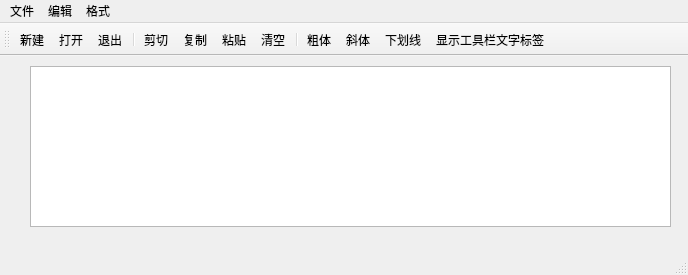
<?xml version="1.0" encoding="UTF-8"?>
<ui version="4.0">
 <class>QWMainWind</class>
 <widget class="QMainWindow" name="QWMainWind">
  <property name="geometry">
   <rect>
    <x>0</x>
    <y>0</y>
    <width>688</width>
    <height>275</height>
   </rect>
  </property>
  <property name="windowTitle">
   <string>QWMainWind</string>
  </property>
  <widget class="QWidget" name="centralWidget">
   <widget class="QTextEdit" name="txtEdit">
    <property name="geometry">
     <rect>
      <x>30</x>
      <y>10</y>
      <width>641</width>
      <height>161</height>
     </rect>
    </property>
   </widget>
  </widget>
  <widget class="QMenuBar" name="menuBar">
   <property name="geometry">
    <rect>
     <x>0</x>
     <y>0</y>
     <width>688</width>
     <height>28</height>
    </rect>
   </property>
   <widget class="QMenu" name="menu">
    <property name="title">
     <string>文件</string>
    </property>
    <addaction name="actNew"/>
    <addaction name="actOpen"/>
    <addaction name="actClose"/>
   </widget>
   <widget class="QMenu" name="menu_2">
    <property name="title">
     <string>编辑</string>
    </property>
    <addaction name="actCut"/>
    <addaction name="actCopy"/>
    <addaction name="actPaste"/>
    <addaction name="actClear"/>
   </widget>
   <widget class="QMenu" name="menu_3">
    <property name="title">
     <string>格式</string>
    </property>
    <addaction name="actFontBold"/>
    <addaction name="actFontItalic"/>
    <addaction name="actFontUnder"/>
    <addaction name="actToolbarLab"/>
   </widget>
   <addaction name="menu"/>
   <addaction name="menu_2"/>
   <addaction name="menu_3"/>
  </widget>
  <widget class="QToolBar" name="mainToolBar">
   <attribute name="toolBarArea">
    <enum>TopToolBarArea</enum>
   </attribute>
   <attribute name="toolBarBreak">
    <bool>false</bool>
   </attribute>
   <addaction name="actNew"/>
   <addaction name="actOpen"/>
   <addaction name="actClose"/>
   <addaction name="separator"/>
   <addaction name="actCut"/>
   <addaction name="actCopy"/>
   <addaction name="actPaste"/>
   <addaction name="actClear"/>
   <addaction name="separator"/>
   <addaction name="actFontBold"/>
   <addaction name="actFontItalic"/>
   <addaction name="actFontUnder"/>
   <addaction name="actToolbarLab"/>
  </widget>
  <widget class="QStatusBar" name="statusBar"/>
  <action name="actCut">
   <property name="icon">
    <iconset>
     <normaloff>images/cut.bmp</normaloff>images/cut.bmp</iconset>
   </property>
   <property name="text">
    <string>剪切</string>
   </property>
   <property name="toolTip">
    <string>剪切</string>
   </property>
   <property name="shortcut">
    <string>Ctrl+X</string>
   </property>
   <property name="shortcutVisibleInContextMenu">
    <bool>true</bool>
   </property>
  </action>
  <action name="actCopy">
   <property name="icon">
    <iconset>
     <normaloff>images/120.bmp</normaloff>images/120.bmp</iconset>
   </property>
   <property name="text">
    <string>复制</string>
   </property>
   <property name="toolTip">
    <string>复制</string>
   </property>
   <property name="shortcut">
    <string>Ctrl+C</string>
   </property>
  </action>
  <action name="actPaste">
   <property name="icon">
    <iconset>
     <normaloff>images/paste.bmp</normaloff>images/paste.bmp</iconset>
   </property>
   <property name="text">
    <string>粘贴</string>
   </property>
   <property name="toolTip">
    <string>粘贴</string>
   </property>
   <property name="shortcut">
    <string>Ctrl+V</string>
   </property>
  </action>
  <action name="actFontBold">
   <property name="checkable">
    <bool>true</bool>
   </property>
   <property name="checked">
    <bool>false</bool>
   </property>
   <property name="icon">
    <iconset>
     <normaloff>images/BLD.BMP</normaloff>images/BLD.BMP</iconset>
   </property>
   <property name="text">
    <string>粗体</string>
   </property>
   <property name="toolTip">
    <string>粗体</string>
   </property>
  </action>
  <action name="actFontItalic">
   <property name="checkable">
    <bool>true</bool>
   </property>
   <property name="icon">
    <iconset>
     <normaloff>images/ITL.BMP</normaloff>images/ITL.BMP</iconset>
   </property>
   <property name="text">
    <string>斜体</string>
   </property>
   <property name="toolTip">
    <string>斜体</string>
   </property>
  </action>
  <action name="actFontUnder">
   <property name="checkable">
    <bool>true</bool>
   </property>
   <property name="icon">
    <iconset>
     <normaloff>images/WORDUNDR.BMP</normaloff>images/WORDUNDR.BMP</iconset>
   </property>
   <property name="text">
    <string>下划线</string>
   </property>
   <property name="toolTip">
    <string>下划线</string>
   </property>
  </action>
  <action name="actClose">
   <property name="icon">
    <iconset>
     <normaloff>images/exit.bmp</normaloff>images/exit.bmp</iconset>
   </property>
   <property name="text">
    <string>退出</string>
   </property>
   <property name="toolTip">
    <string>退出</string>
   </property>
  </action>
  <action name="actOpen">
   <property name="icon">
    <iconset>
     <normaloff>images/open3.bmp</normaloff>images/open3.bmp</iconset>
   </property>
   <property name="text">
    <string>打开</string>
   </property>
   <property name="toolTip">
    <string>打开</string>
   </property>
   <property name="shortcut">
    <string>Ctrl+O</string>
   </property>
  </action>
  <action name="actClear">
   <property name="icon">
    <iconset>
     <normaloff>images/103.bmp</normaloff>images/103.bmp</iconset>
   </property>
   <property name="text">
    <string>清空</string>
   </property>
   <property name="toolTip">
    <string>清空</string>
   </property>
  </action>
  <action name="actFont">
   <property name="icon">
    <iconset>
     <normaloff>images/20.ico</normaloff>images/20.ico</iconset>
   </property>
   <property name="text">
    <string>字体设置</string>
   </property>
   <property name="toolTip">
    <string>字体设置</string>
   </property>
  </action>
  <action name="actNew">
   <property name="icon">
    <iconset>
     <normaloff>images/new2.bmp</normaloff>images/new2.bmp</iconset>
   </property>
   <property name="text">
    <string>新建</string>
   </property>
   <property name="toolTip">
    <string>新建</string>
   </property>
  </action>
  <action name="actToolbarLab">
   <property name="checkable">
    <bool>true</bool>
   </property>
   <property name="icon">
    <iconset>
     <normaloff>images/430.bmp</normaloff>images/430.bmp</iconset>
   </property>
   <property name="text">
    <string>显示工具栏文字标签</string>
   </property>
   <property name="toolTip">
    <string>显示工具栏文字标签</string>
   </property>
  </action>
 </widget>
 <layoutdefault spacing="6" margin="11"/>
 <resources/>
 <connections>
  <connection>
   <sender>actClear</sender>
   <signal>triggered()</signal>
   <receiver>txtEdit</receiver>
   <slot>clear()</slot>
   <hints>
    <hint type="sourcelabel">
     <x>-1</x>
     <y>-1</y>
    </hint>
    <hint type="destinationlabel">
     <x>165</x>
     <y>152</y>
    </hint>
   </hints>
  </connection>
  <connection>
   <sender>actClose</sender>
   <signal>triggered()</signal>
   <receiver>QWMainWind</receiver>
   <slot>close()</slot>
   <hints>
    <hint type="sourcelabel">
     <x>-1</x>
     <y>-1</y>
    </hint>
    <hint type="destinationlabel">
     <x>199</x>
     <y>149</y>
    </hint>
   </hints>
  </connection>
  <connection>
   <sender>actCopy</sender>
   <signal>triggered()</signal>
   <receiver>txtEdit</receiver>
   <slot>copy()</slot>
   <hints>
    <hint type="sourcelabel">
     <x>-1</x>
     <y>-1</y>
    </hint>
    <hint type="destinationlabel">
     <x>165</x>
     <y>152</y>
    </hint>
   </hints>
  </connection>
  <connection>
   <sender>actPaste</sender>
   <signal>triggered()</signal>
   <receiver>txtEdit</receiver>
   <slot>paste()</slot>
   <hints>
    <hint type="sourcelabel">
     <x>-1</x>
     <y>-1</y>
    </hint>
    <hint type="destinationlabel">
     <x>165</x>
     <y>152</y>
    </hint>
   </hints>
  </connection>
  <connection>
   <sender>actCut</sender>
   <signal>triggered()</signal>
   <receiver>txtEdit</receiver>
   <slot>cut()</slot>
   <hints>
    <hint type="sourcelabel">
     <x>-1</x>
     <y>-1</y>
    </hint>
    <hint type="destinationlabel">
     <x>165</x>
     <y>152</y>
    </hint>
   </hints>
  </connection>
 </connections>
</ui>
